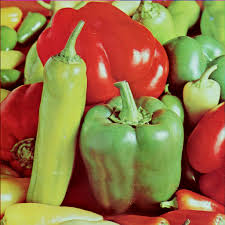
#> input picture image processing/assignment 3/Week04_Codes/Vegetable.jpg, 225 x 225 px, found by its file name
$ jupyter execute --allow-errors 'Frequency Domain Filtering.ipynb'
#> lines starting #> are read from the running program, lines starting #| are printed output that depends on the picture
[cell 1]
import numpy as np
import cv2
import matplotlib.pyplot as plt
# from matplotlib import style
# style.use('dark_background')

[cell 2]
img1 = cv2.imread('lena.tif', 0)

[cell 3]
plt.figure(figsize=(12,6))
#> (the rest of this cell did not finish here and is left out)

#> (a cell that did not finish here is left out)

#> (a cell that did not finish here is left out)

#> (a cell that did not finish here is left out)

#> (a cell that did not finish here is left out)

#> (a cell that did not finish here is left out)

#> (a cell that did not finish here is left out)

#> (a cell that did not finish here is left out)

#> (a cell that did not finish here is left out)

[cell 12]
# visualize input image and the magnitude spectrum
plt.figure(figsize = (14,7))
plt.subplot(121)
#> (the rest of this cell did not finish here and is left out)

# Another Example

[cell 13]
img2 = cv2.imread('vegetable.jpg', 0)
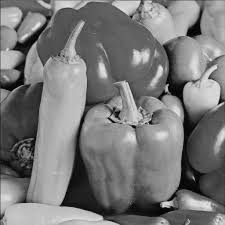
#> img2: shape (225, 225); min 0, max 235, mean 120.4

[cell 14]
dft = cv2.dft(np.float32(img2),flags = cv2.DFT_COMPLEX_OUTPUT)
dft_shift2 = np.fft.fftshift(dft)
magnitude_spectrum2 = 20*np.log(cv2.magnitude(dft_shift2[:,:,0], dft_shift2[:,:,1]))
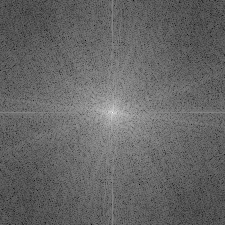
#> magnitude_spectrum2: shape (225, 225) float32; min 36.49, max 312.5, mean 146.9; drawn with min black and max white
plt.figure(figsize = (14,7))
plt.subplot(121)
plt.imshow(img2, cmap = 'gray')
plt.title('Input Image')
plt.xticks([])
plt.yticks([])
plt.subplot(122)
plt.imshow(magnitude_spectrum2, cmap = 'gray')
plt.title('Magnitude Spectrum')
plt.xticks([])
plt.yticks([])
plt.show()
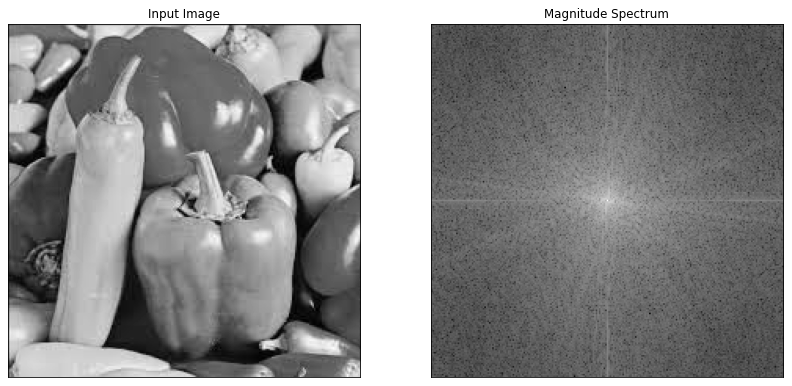
#> figure drawn by matplotlib, 2 panels

$ run again, with image processing/assignment 3/Week04_Codes/Skull.jpg copied over image processing/assignment 3/Week04_Codes/Vegetable.jpg
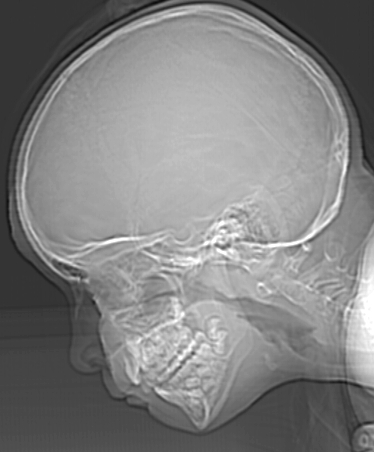
#> input picture image processing/assignment 3/Week04_Codes/Skull.jpg, 374 x 452 px, found by its file name
#> img2 is the input picture: shape (452, 374); min 12, max 255, mean 129.4
#> `magnitude_spectrum2 = 20*np.log(cv2.magnitude(dft_shift2[:,:,0], dft_s..`:
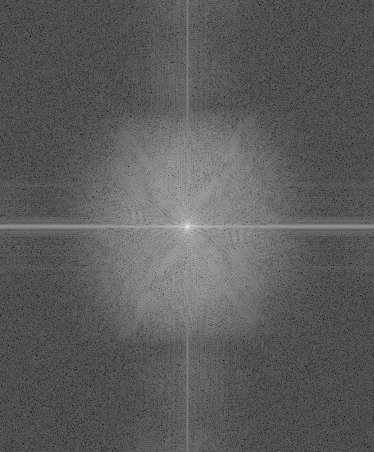
#> magnitude_spectrum2: shape (452, 374) float32; min 8.05, max 338, mean 127.4; drawn with min black and max white
#> `plt.show()`:
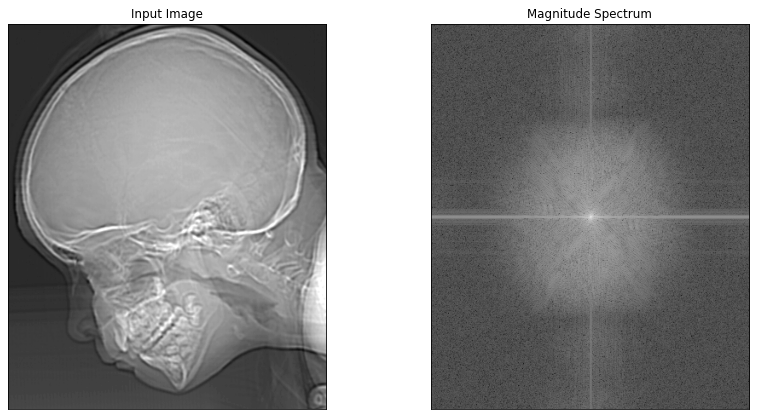
#> figure drawn by matplotlib, 2 panels
